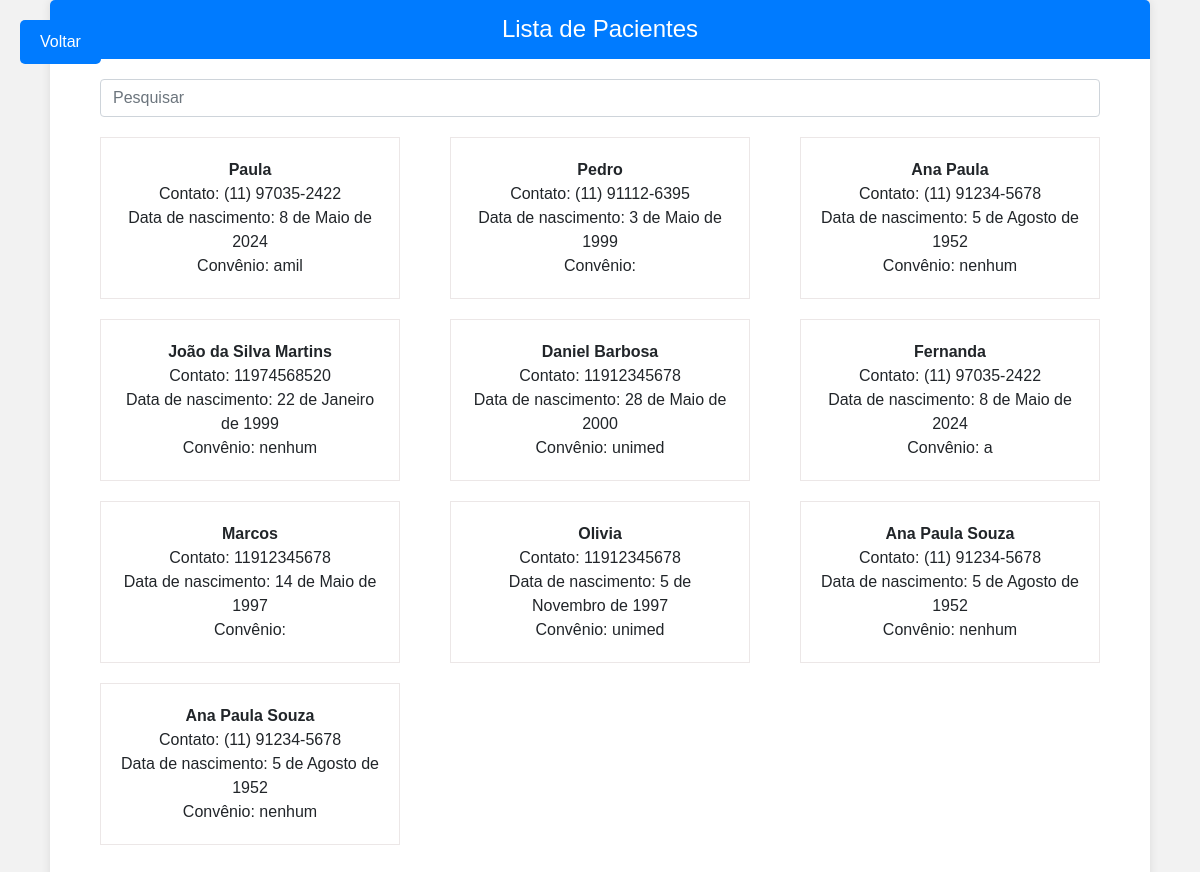
/paciente/listar/ (signed in), run on the app's committed database.
### cadastro_paciente/models.py (models this page shows, shortened)
class CadastroPaciente(models.Model):
    SEXO_CHOICES = [
        ('M', 'Masculino'),
        ('F', 'Feminino'),
        ('O', 'Outro'),
    ]
    ESTADO_CIVIL_CHOICES = [
        ('solteiro', 'Solteiro(a)'),
        ('casado', 'Casado(a)'),
        ('divorciado', 'Divorciado(a)'),
        ('viuvo', 'Viúvo(a)'),
        ('uniao_estavel', 'União Estável'),
        ('outro', 'Outro'),
    ]
    idPaciente = models.AutoField(primary_key=True, null=False, blank=False)
    nome = models.CharField(max_length=100, null=False, blank=False)
    data_nascimento = models.DateField(null=True, blank=True)
    sexo = models.CharField(max_length=30, choices=SEXO_CHOICES, null=True)
    email = models.EmailField(max_length=254, null=True, blank=True)
    cpf = models.CharField(max_length=14, null=True, blank=True)
    rg = models.CharField(max_length=20, null=True, blank=True)
    celular = models.CharField(max_length=20, null=True, blank=True)
    endereco = models.TextField(max_length=100, null=True, blank=True)
    nacionalidade = models.CharField(max_length=100, null=True, blank=True)
    estado_civil = models.CharField(max_length=50, choices=ESTADO_CIVIL_CHOICES, null=True)
    profissao = models.CharField(max_length=100, null=True, blank=True)
    convenio = models.CharField(max_length=150, null=True, blank=True)
    terapeuta = models.ForeignKey(User, on_delete=models.CASCADE, null=True)

### cadastro_paciente/views.py (the view)
# urls.py: path('listar/', views.listar, name='listar'),
@login_required(login_url="/auth/login/")
def listar(request):
    pacientes = CadastroPaciente.objects.filter(terapeuta=request.user)
    return render(request, "listar.html", {"pacientes": pacientes})

### cadastro_paciente/templates/listar.html (shortened to what this page needs)
<!DOCTYPE html>
<html lang="pt-br">
<head>
    <link rel="stylesheet" href="https://stackpath.bootstrapcdn.com/bootstrap/4.5.2/css/bootstrap.min.css">
</head>
<body>
    <a href="{% url 'homePaciente' %}" class="back-btn">Voltar</a>
    <div class="container">
        <h1>Lista de Pacientes</h1>
        <div class="search-input">
            <input type="text" class="form-control" placeholder="Pesquisar" oninput="filterCards(this.value)">
        </div>
        <div class="row">
            {% for paciente in pacientes %}
                <div class="col-md-4">
                    <div class="paciente-card">
                        <strong>{{ paciente.nome }}</strong>
                        <br><span>Contato:</span>
                        {% if paciente.celular %}
                            <span>{{ paciente.celular }}</span>
                        {% endif %}
                        <br><span>Data de nascimento:</span>
                        {% if paciente.data_nascimento %}
                            <span>{{ paciente.data_nascimento }}</span>
                        {% endif %}
                        <br><span>Convênio:</span>
                        {% if paciente.convenio %}
                            <span>{{ paciente.convenio }}</span>
                        {% endif %}
                        <br>
                    </div>
                </div>
            {% endfor %}
        </div>
    </div>
</body>
</html>

### cadastro_paciente/templates/listar.html (style rules this page uses)
body { font-family: Arial, sans-serif; background-color: #f2f2f2 !important; display: flex; justify-content: center; align-items: center; min-height: 100vh; margin: 0; position: relative; }
.container { background-color: white; padding: 40px; border-radius: 5px; box-shadow: 0 0 10px rgba(0, 0, 0, 0.1); text-align: center; max-width: 1100px; width: 100%; box-sizing: border-box; }
h1 { background-color: #007bff; color: white; padding: 15px 0; margin: -40px -40px 20px -40px; border-radius: 5px 5px 0 0; font-size: 24px; text-align: center; }
.logout-btn, .back-btn { position: absolute; top: 20px; padding: 10px 20px; border: none; border-radius: 5px; text-decoration: none; font-size: 16px; cursor: pointer; background-color: #007bff; color: white; }
.back-btn { left: 20px; }
.paciente-card { display: inline-block; border: 1px solid rgb(236, 231, 231); margin: 10px; padding: 20px; width: calc(33% - 20px); min-width: 300px; height: auto; background-color: white; }
.search-input { display: inline-block; width: calc(100% - 20px); margin-bottom: 10px; }
body { background: #0056b3; }

### data on the page
CadastroPaciente: nome "Paula", celular "(11) 97035-2422", data_nascimento "8 de Maio de 2024", convenio "amil"
CadastroPaciente: nome "Pedro", celular "(11) 91112-6395", data_nascimento "3 de Maio de 1999"
CadastroPaciente: nome "Ana Paula", celular "(11) 91234-5678", data_nascimento "5 de Agosto de 1952", convenio "nenhum"
CadastroPaciente: nome "João da Silva Martins", celular "11974568520", data_nascimento "22 de Janeiro de 1999", convenio "nenhum"
CadastroPaciente: nome "Daniel Barbosa", celular "11912345678", data_nascimento "28 de Maio de 2000", convenio "unimed"
CadastroPaciente: nome "Fernanda", celular "(11) 97035-2422", data_nascimento "8 de Maio de 2024", convenio "a"
CadastroPaciente: nome "Marcos", celular "11912345678", data_nascimento "14 de Maio de 1997"
CadastroPaciente: nome "Olivia", celular "11912345678", data_nascimento "5 de Novembro de 1997", convenio "unimed"
CadastroPaciente: nome "Ana Paula Souza", celular "(11) 91234-5678", data_nascimento "5 de Agosto de 1952", convenio "nenhum"
CadastroPaciente: nome "Ana Paula Souza", celular "(11) 91234-5678", data_nascimento "5 de Agosto de 1952", convenio "nenhum"
